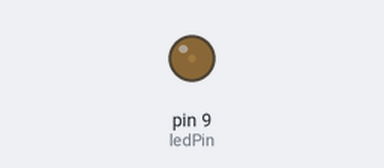
Bench run of a sketch on a simulated Arduino Uno, built with avr-gcc and run on an emulated ATmega328P. On the bench: output pins drawn as LEDs (lit = HIGH).

Above: at 0.15 s.
At 0.75 s:
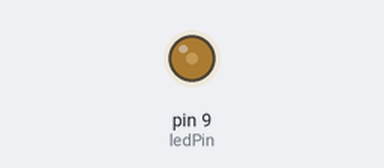
At 1.35 s:
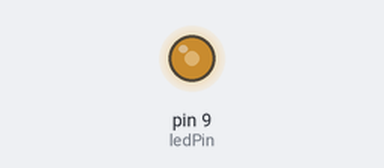
At 2.6 s:
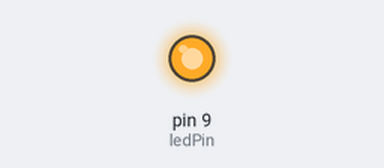
Timing chart, 0 to 4.1 s (numbered marks = the images above):
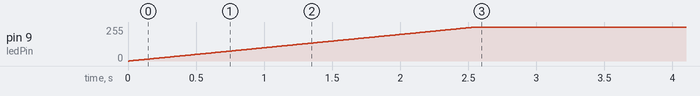

Measured:
- by itself, pin 9 (ledPin): moves from 0/255 to 255/255 over 2.5 s

The sketch:

4_analout_output_fading_1.ino
```cpp
const int ledPin = 9;      // Pin where the LED is connected

void setup() {
  // Initialize the LED pin as an output
  pinMode(ledPin, OUTPUT);
}

void loop() {
  // Fade in from 0 to 100^6
  for (int brightness = 0; brightness <= 100^6; brightness++) {
    analogWrite(ledPin, brightness);  // Set the brightness
    delay(10);  // Wait for 10 milliseconds
  }

  // Fade out from 100^6 to 0
  for (int brightness = 100^6; brightness >= 0; brightness--) {
    analogWrite(ledPin, brightness);  // Set the brightness
    delay(10);  // Wait for 10 milliseconds
  }
}
```
